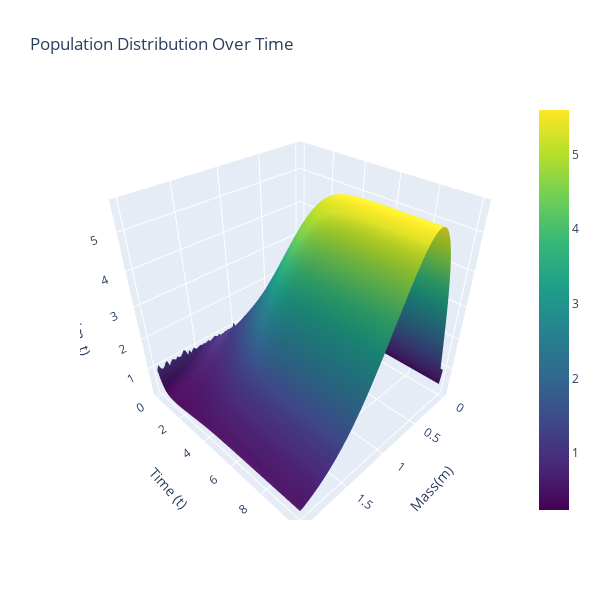

The cell this chart's notebook holds for it:
### Code cell
from mpl_toolkits.mplot3d import Axes3D

j=timesteps
# Create a meshgrid for mass (m) and time (t)
T, M_  = np.meshgrid(sol.t[:j], m)  

# Extract corresponding n(m, t) values for the first j time points
N = sol.y[:-1, :j]  # Transpose to match dimensions

# Create 3D plot
fig = plt.figure(figsize=(10, 6))
ax = fig.add_subplot(111, projection='3d')

# Plot surface
surf = ax.plot_surface(T,M_ , N, cmap='viridis')

ax.set_xlabel('Time(t)')
ax.set_ylabel('Mass')
ax.set_zlabel('n(m, t)')
ax.set_title('Population Distribution Over Time (3D)')

# Add color bar
fig.colorbar(surf, ax=ax, shrink=0.5, aspect=5)

plt.show()

import plotly.graph_objects as go
import numpy as np

# T, M_, N are numpy arrays as before:
fig = go.Figure(data=[
    go.Surface(x=M_, y=T, z=N, colorscale='Viridis')
])
fig.update_layout(
    scene = dict(
        xaxis_title='Mass(m)',
        yaxis_title='Time (t)',
        zaxis_title='n(m, t)'
    ),
    width=600, height=600,
    title='Population Distribution Over Time'
)
fig.show()

### Figure 1 — Plotly figure (JSON) as saved in the notebook; plotly's stock layout.template omitted (floating-point values rounded to 4 significant figures; data arrays with more than 128 entries replaced by an {"elided": "..."} marker saying what was removed)
{"data": [{"colorscale": [[0, "#440154"], [0.1111, "#482878"], [0.2222, "#3e4989"], [0.3333, "#31688e"], [0.4444, "#26828e"], [0.5556, "#1f9e89"], [0.6667, "#35b779"], [0.7778, "#6ece58"], [0.8889, "#b5de2b"], [1, "#fde725"]], "type": "surface", "x": {"elided": "100x200 float values"}, "y": {"elided": "100x200 float values"}, "z": {"elided": "100x200 float values"}}], "layout": {"height": 600, "scene": {"xaxis": {"title": {"text": "Mass(m)"}}, "yaxis": {"title": {"text": "Time (t)"}}, "zaxis": {"title": {"text": "n(m, t)"}}}, "title": {"text": "Population Distribution Over Time"}, "width": 600}}
